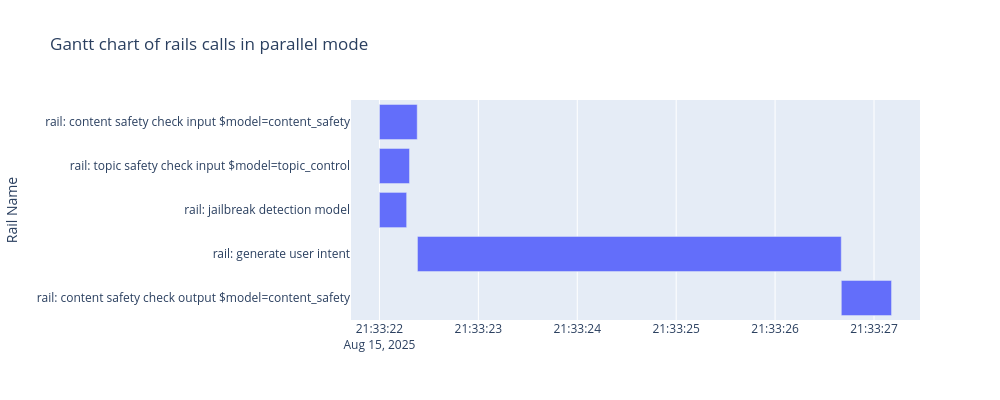

Notebook code for this chart:
### Markdown cell above
### Gantt Chart Analysis

The Gantt chart below shows the sequence of rails from the parallel configuration. This shows all input rails running in parallel as expected. Once all three input rails validate the input is safe, the user request is forwarded to the Main LLM. Once the Main LLM completes the response, it is checked by the content-safety output rail and returned to the user.

### Code cell
# Let's plot a Gantt chart, to show the sequence of when the rails execute

fig = px.timeline(parallel_df.loc[sequential_df['is_rail']], x_start="start_dt", x_end="end_dt", y="name",
                 title="Gantt chart of rails calls in parallel mode",
                 labels={"name": "Rail Name"},
                 height=400, width=1000)
fig.update_yaxes(autorange="reversed")
fig.show()

### Figure 1 — Plotly figure (JSON) as saved in the notebook; plotly's stock layout.template omitted (floating-point values rounded to 4 significant figures)
{"data": [{"base": ["2025-08-15T21:33:22.000000000", "2025-08-15T21:33:22.000037193", "2025-08-15T21:33:22.000048637", "2025-08-15T21:33:22.384178638", "2025-08-15T21:33:26.669369221"], "hovertemplate": "start_dt=%{base}<br>end_dt=%{x}<br>Rail Name=%{y}<extra></extra>", "legendgroup": "", "marker": {"color": "#636efa", "pattern": {"shape": ""}}, "name": "", "orientation": "h", "showlegend": false, "textposition": "auto", "type": "bar", "x": [382, 304, 275, 4285, 508], "xaxis": "x", "y": ["rail: content safety check input $model=content_safety", "rail: topic safety check input $model=topic_control", "rail: jailbreak detection model", "rail: generate user intent", "rail: content safety check output $model=content_safety"], "yaxis": "y"}], "layout": {"barmode": "overlay", "height": 400, "legend": {"tracegroupgap": 0}, "title": {"text": "Gantt chart of rails calls in parallel mode"}, "width": 1000, "xaxis": {"anchor": "y", "domain": [0, 1], "type": "date"}, "yaxis": {"anchor": "x", "autorange": "reversed", "domain": [0, 1], "title": {"text": "Rail Name"}}}}
